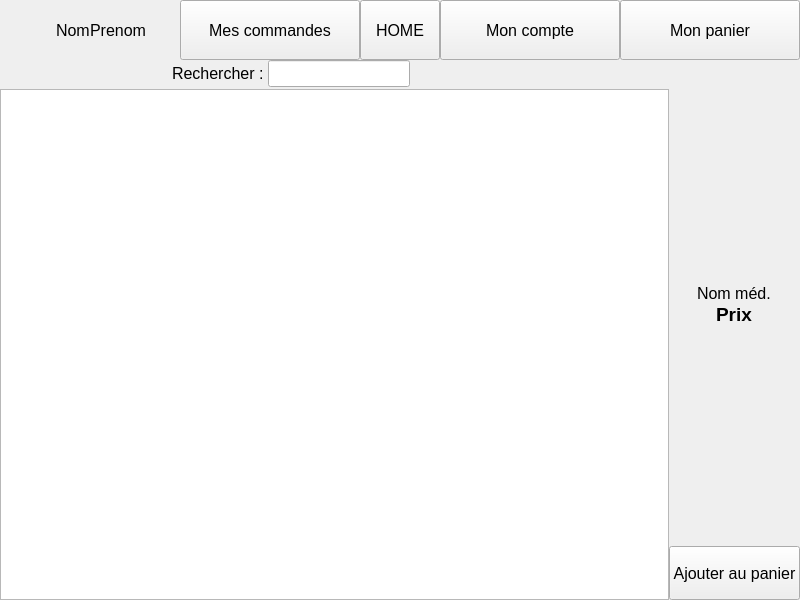
<?xml version="1.0" encoding="UTF-8"?>
<ui version="4.0">
 <class>Application</class>
 <widget class="QWidget" name="Application">
  <property name="geometry">
   <rect>
    <x>0</x>
    <y>0</y>
    <width>800</width>
    <height>600</height>
   </rect>
  </property>
  <property name="windowTitle">
   <string>Form</string>
  </property>
  <layout class="QVBoxLayout" name="verticalLayout_3" stretch="1,9">
   <property name="spacing">
    <number>0</number>
   </property>
   <property name="leftMargin">
    <number>0</number>
   </property>
   <property name="topMargin">
    <number>0</number>
   </property>
   <property name="rightMargin">
    <number>0</number>
   </property>
   <property name="bottomMargin">
    <number>0</number>
   </property>
   <item>
    <layout class="QHBoxLayout" name="horizontalLayout_2" stretch="25,25,0,25,25">
     <property name="spacing">
      <number>0</number>
     </property>
     <item>
      <layout class="QHBoxLayout" name="horizontalLayout">
       <item alignment="Qt::AlignRight">
        <widget class="QLabel" name="nomLabel">
         <property name="font">
          <font>
           <pointsize>12</pointsize>
          </font>
         </property>
         <property name="text">
          <string>Nom</string>
         </property>
        </widget>
       </item>
       <item alignment="Qt::AlignLeft">
        <widget class="QLabel" name="prenomLabel">
         <property name="font">
          <font>
           <pointsize>12</pointsize>
          </font>
         </property>
         <property name="text">
          <string>Prenom</string>
         </property>
        </widget>
       </item>
      </layout>
     </item>
     <item>
      <widget class="QPushButton" name="pushButton">
       <property name="sizePolicy">
        <sizepolicy hsizetype="Preferred" vsizetype="Preferred">
         <horstretch>0</horstretch>
         <verstretch>0</verstretch>
        </sizepolicy>
       </property>
       <property name="font">
        <font>
         <pointsize>12</pointsize>
        </font>
       </property>
       <property name="text">
        <string>Mes commandes</string>
       </property>
      </widget>
     </item>
     <item>
      <widget class="QPushButton" name="pushButton_5">
       <property name="sizePolicy">
        <sizepolicy hsizetype="Preferred" vsizetype="Preferred">
         <horstretch>0</horstretch>
         <verstretch>0</verstretch>
        </sizepolicy>
       </property>
       <property name="font">
        <font>
         <pointsize>12</pointsize>
        </font>
       </property>
       <property name="text">
        <string>HOME</string>
       </property>
      </widget>
     </item>
     <item>
      <widget class="QPushButton" name="pushButton_2">
       <property name="sizePolicy">
        <sizepolicy hsizetype="Preferred" vsizetype="Preferred">
         <horstretch>0</horstretch>
         <verstretch>0</verstretch>
        </sizepolicy>
       </property>
       <property name="font">
        <font>
         <pointsize>12</pointsize>
        </font>
       </property>
       <property name="text">
        <string>Mon compte</string>
       </property>
      </widget>
     </item>
     <item>
      <widget class="QPushButton" name="pushButton_3">
       <property name="sizePolicy">
        <sizepolicy hsizetype="Preferred" vsizetype="Preferred">
         <horstretch>0</horstretch>
         <verstretch>0</verstretch>
        </sizepolicy>
       </property>
       <property name="font">
        <font>
         <pointsize>12</pointsize>
        </font>
       </property>
       <property name="text">
        <string>Mon panier</string>
       </property>
      </widget>
     </item>
    </layout>
   </item>
   <item>
    <layout class="QHBoxLayout" name="horizontalLayout_4">
     <item>
      <layout class="QVBoxLayout" name="verticalLayout">
       <property name="spacing">
        <number>2</number>
       </property>
       <item>
        <layout class="QHBoxLayout" name="horizontalLayout_3" stretch="4,6">
         <property name="spacing">
          <number>0</number>
         </property>
         <item alignment="Qt::AlignRight|Qt::AlignVCenter">
          <widget class="QLabel" name="label">
           <property name="font">
            <font>
             <pointsize>12</pointsize>
            </font>
           </property>
           <property name="text">
            <string>Rechercher : </string>
           </property>
          </widget>
         </item>
         <item alignment="Qt::AlignLeft|Qt::AlignVCenter">
          <widget class="QLineEdit" name="lineEdit">
           <property name="font">
            <font>
             <pointsize>12</pointsize>
            </font>
           </property>
          </widget>
         </item>
        </layout>
       </item>
       <item>
        <widget class="QListView" name="listView"/>
       </item>
      </layout>
     </item>
     <item>
      <layout class="QVBoxLayout" name="verticalLayout_2" stretch="9,9,2">
       <property name="spacing">
        <number>0</number>
       </property>
       <item alignment="Qt::AlignHCenter|Qt::AlignBottom">
        <widget class="QLabel" name="label_2">
         <property name="font">
          <font>
           <pointsize>12</pointsize>
          </font>
         </property>
         <property name="text">
          <string>Nom méd.</string>
         </property>
        </widget>
       </item>
       <item alignment="Qt::AlignHCenter|Qt::AlignTop">
        <widget class="QLabel" name="label_3">
         <property name="font">
          <font>
           <pointsize>14</pointsize>
           <bold>true</bold>
          </font>
         </property>
         <property name="text">
          <string>Prix</string>
         </property>
        </widget>
       </item>
       <item>
        <widget class="QPushButton" name="pushButton_4">
         <property name="sizePolicy">
          <sizepolicy hsizetype="Preferred" vsizetype="Preferred">
           <horstretch>0</horstretch>
           <verstretch>0</verstretch>
          </sizepolicy>
         </property>
         <property name="font">
          <font>
           <pointsize>12</pointsize>
          </font>
         </property>
         <property name="text">
          <string>Ajouter au panier</string>
         </property>
        </widget>
       </item>
      </layout>
     </item>
    </layout>
   </item>
  </layout>
 </widget>
 <resources/>
 <connections/>
</ui>
